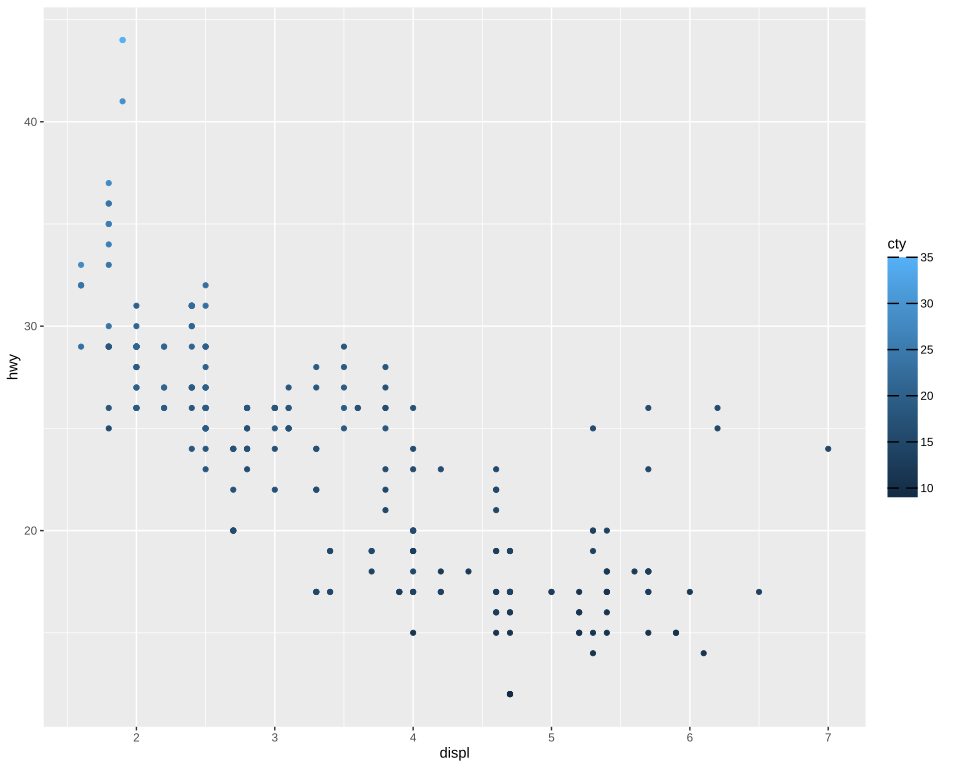

This figure's R source:
# The plot test/golden/theme_colorbar.svg draws, drawn by ggplot2 itself, as ggplot2's own visual
# tests draw their snapshots: the independent check on that golden whenever it changes. The suite
# never runs this; it needs R, ggplot2 and vdiffr, saved as the Docker image giggly-r:ggplot2-4.0.3.
# From the repository's root:
#
#   docker run --rm -v "$PWD/test/golden":/golden:ro giggly-r:ggplot2-4.0.3 \
#     Rscript /golden/theme_colorbar.R > theme_colorbar.ggplot2.svg
#
# and compare the two drawings element by element, as test/golden/point.R describes.
#
# A colour bar set through the theme, on mpg's points coloured by city mileage as
# test/golden/point_colourbar.svg draws them: ticks black, so as wide as the theme's lines, the bar
# 0.8 cm wide and five half-inch keys long, each tick reaching half a key into it, and the labels'
# margins either side of them. vdiffr's device draws no gradient and writes the bar's rectangle
# with no fill, where Giggly's fills it with its gradient: that rectangle's `fill` is the one
# difference in the elements. The gradient's stops are test/golden/point_colourbar.svg's, which
# test/golden/point_colourbar.R checks against svglite's, and its ends run up the middle of the
# bar's rectangle, from its bottom to its top.
#
# First checked with ggplot2 4.0.3 and vdiffr 1.0.9: every element and clip path matches but
# svglite's around the whole drawing and the bar's fill, and the one departure is
# test/golden/point.R's, the x axis drawn before the y.

library(ggplot2)

plot <- ggplot(mpg, aes(displ, hwy, colour = cty)) +
  geom_point() +
  guides(colour = guide_colourbar(display = "gradient")) +
  theme_gray() +
  theme(
    legend.ticks = element_line(colour = "black"),
    legend.key.width = unit(0.8, "cm"),
    legend.key.height = unit(0.5, "in"),
    legend.ticks.length = rel(0.5),
    legend.text = element_text(margin = margin(l = 2, r = 9))
  )

file <- tempfile(fileext = ".svg")
vdiffr::write_svg(plot, file)
cat(readLines(file), sep = "\n")
